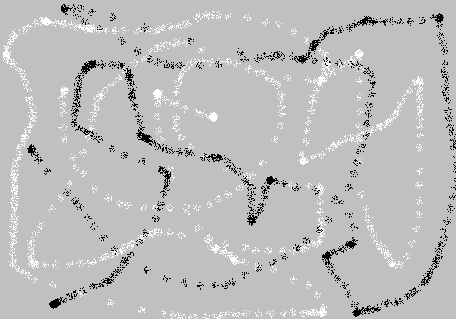
#> input picture lab-test-2/Salt_and_Pepper.png, 456 x 319 px
$ python salt_pepper.py
#> lines starting #> are read from the running program, lines starting #| are printed output that depends on the picture
import matplotlib.pyplot as plt
import numpy as np
import cv2 as cv
from PIL import Image

def main():
    img_path = './Salt_and_Pepper.png'
    print(img_path)

    img_gray = cv.imread(img_path, 0)
#> img_gray is the input picture: shape (319, 456); min 0, max 255, mean 188.6
    # img_gray =
    print(img_gray.shape)
#| (319, 456)

    structuring_element = np.ones((5, 5))

    img_processed1 = cv.morphologyEx(img_gray, cv.MORPH_OPEN, structuring_element)
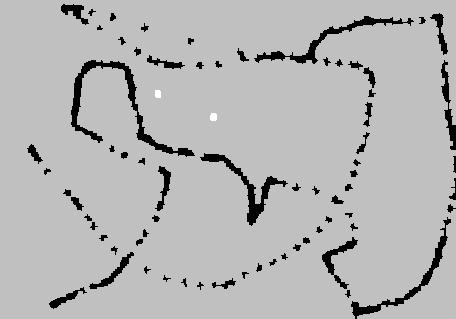
#> img_processed1: shape (319, 456); min 0, max 255, mean 180.1
    img_processed2 = cv.morphologyEx(img_gray, cv.MORPH_CLOSE, structuring_element)
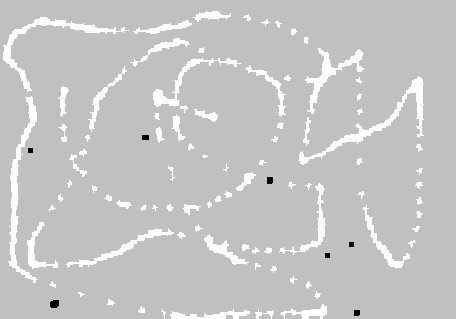
#> img_processed2: shape (319, 456); min 0, max 255, mean 196.9
    img_processed3 = cv.dilate(img_processed1, structuring_element, iterations=2)
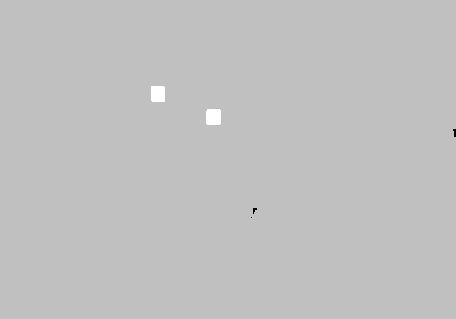
#> img_processed3: shape (319, 456); min 0, max 255, mean 192.2
    # img_processed3 = img_processed3 - img_processed1 - img_processed2

    plt.imshow(img_processed1, cmap='gray')
    plt.show()

    plt.imshow(img_processed2, cmap='gray')
    plt.show()

    plt.imshow(img_processed3, cmap='gray')
    plt.show()

# [20 lines of commented-out code are left out]


if __name__ == "__main__":
    main()
